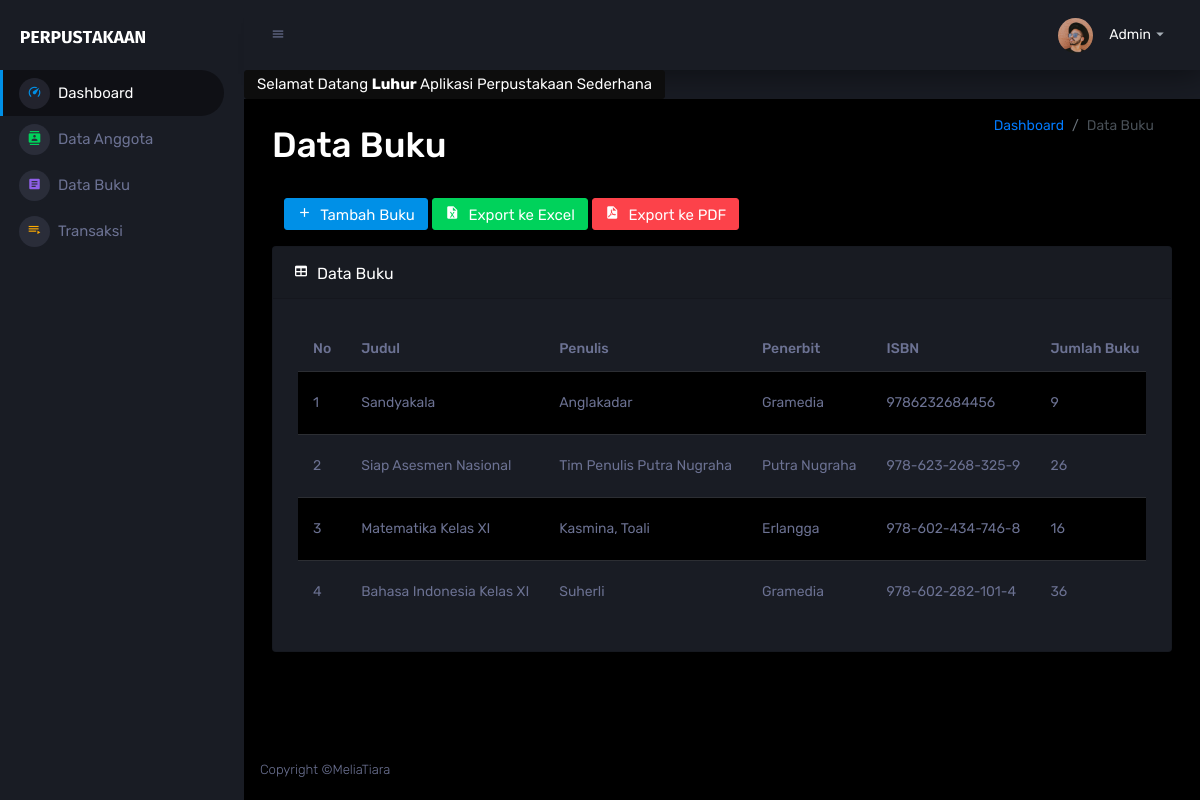
Page /index.php?p=buku (signed in) on the committed database.
### tables this page shows
CREATE TABLE `buku` (
  `id_buku` int(11) NOT NULL,
  `judul_buku` varchar(200) NOT NULL,
  `penulis_buku` varchar(100) NOT NULL,
  `penerbit_buku` varchar(150) NOT NULL,
  `tahun_terbit` varchar(4) NOT NULL,
  `isbn` varchar(25) NOT NULL,
  `jumlah_buku` int(3) NOT NULL,
  `lokasi` enum('Rak 1','Rak 2','Rak 3') NOT NULL,
  `tgl_input` date NOT NULL
);

### page/buku/buku.php (the view, shortened to what this page needs)
<?php
$ambilBuku = $conn->query("SELECT * FROM buku ORDER BY id_buku DESC") or die(mysqli_error($conn));
?>
<div class="page-header">
<h1 class="mt-4"> Data Buku </h1>
    <nav aria-label="breadcrumb">
        <ol class="breadcrumb mb-4">
            <li class="breadcrumb-item"><a href="index.php">Dashboard</a></li>
            <li class="breadcrumb-item active" aria-current="page">Data Buku</li>
        </ol>
    </nav>
</div>
<div class="col-md-12">
    <a href="?p=buku&aksi=tambah" class="btn btn-primary mb-3">
        <i class="mdi mdi-plus"></i>
        Tambah Buku
    </a>
    <a href="./laporan_buku/laporan_bk_excel.php" target="_blank" class="btn btn-success mb-3">
        <i class="mdi mdi-file-excel"></i>
        Export ke Excel
    </a>
    <a href="./laporan_buku/laporan_bk_pdf.php" target="_blank" class="btn btn-danger mb-3">
        <i class="mdi mdi-file-pdf"></i>
        Export ke PDF
    </a>
</div>
<div class="row">
    <div class="col-lg-12 grid-margin stretch-card">
        <div class="card mb-4">
            <div class="card-header">
                <i class="mdi mdi-table mr-1"></i>
                Data Buku
            </div>
            <div class="card-body">
                <div class="table-responsive">
                    <table class="table table-striped" id="dataTable">
                        <thead>
                            <tr>
                                <th>No</th>
                                <th>Judul</th>
                                <th>Penulis</th>
                                <th>Penerbit</th>
                                <th>ISBN</th>
                                <th>Jumlah Buku</th>
                            </tr>
                        </thead>
                        <tbody>
                            <?php
                            $no = 1;
                            while ($pecahBuku = $ambilBuku->fetch_assoc()) {
                            ?>
                            <tr>
                                <td><?= $no; ?></td>
                                <td><?= $pecahBuku['judul_buku']; ?></td>
                                <td><?= $pecahBuku['penulis_buku']; ?></td>
                                <td><?= $pecahBuku['penerbit_buku']; ?></td>
                                <td><?= $pecahBuku['isbn']; ?></td>
                                <td><?= $pecahBuku['jumlah_buku']; ?></td>
                            </tr>
                            <?php $no++; } ?>
                        </tbody>
                    </table>
                </div>
            </div>
        </div>
    </div>
</div>

### rows in the picture
buku: judul_buku "Sandyakala", penulis_buku "Anglakadar", penerbit_buku "Gramedia", isbn "9786232684456", jumlah_buku "9"
buku: judul_buku "Siap Asesmen Nasional", penulis_buku "Tim Penulis Putra Nugraha", penerbit_buku "Putra Nugraha", isbn "978-623-268-325-9", jumlah_buku "26"
buku: judul_buku "Matematika Kelas XI", penulis_buku "Kasmina, Toali", penerbit_buku "Erlangga", isbn "978-602-434-746-8", jumlah_buku "16"
buku: judul_buku "Bahasa Indonesia Kelas XI", penulis_buku "Suherli", penerbit_buku "Gramedia", isbn "978-602-282-101-4", jumlah_buku "36"

### other values in the picture
$_SESSION['login']['nama'] "Luhur"
